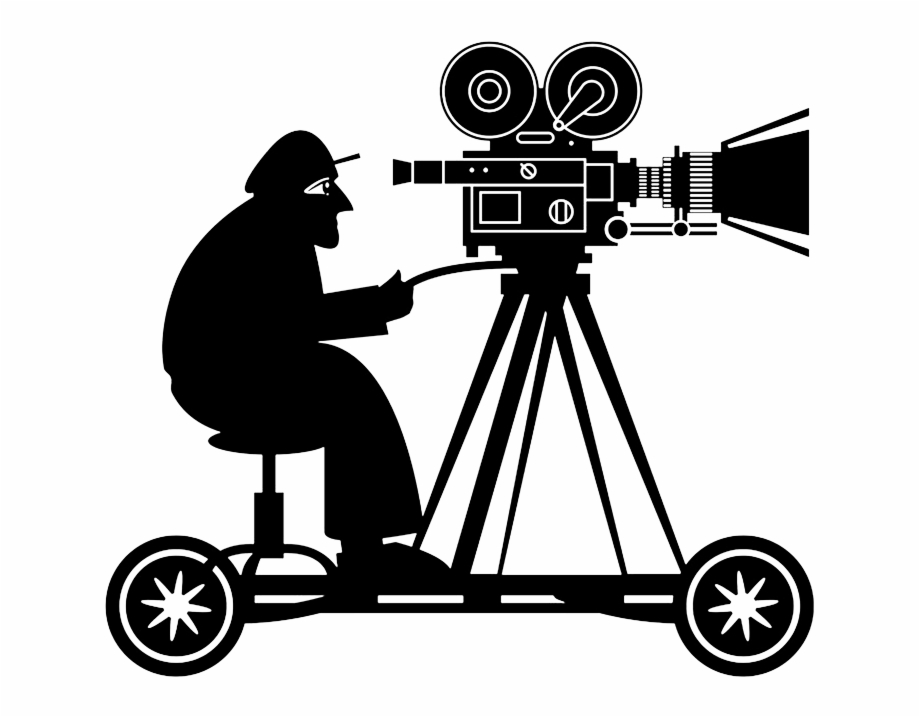
#> input picture Cameraman.png, 920 x 717 px
$ jupyter execute '9Read an image and applyGrayLevelScale.ipynb'
#> lines starting #> are read from the running program, lines starting #| are printed output that depends on the picture; after the words box and inside, x2 and y2 are one past the last pixel; in counts of white or black regions, pixels touching at a corner belong together
[cell 1]
import cv2
import numpy as np
import matplotlib.pyplot as plt

[cell 2]
img = cv2.imread('Cameraman.png',cv2.IMREAD_GRAYSCALE)
#> img is the input picture: shape (717, 920); min 0, max 255, mean 188.7

[cell 3]
#performance intensity lelvel slicing
#Intensity values above a certain threshold are set to 255(white),others to 0(black)
#123 Intensity Slicing:all value above 128 are set to 255(white),other to 0(black)
img128 = np.where(img>128,255,0)
#> img128: shape (717, 920) int64; 74.3% white; 27 black regions (1 under 20 px), largest, box (x1, y1, x2, y2) and area: (106, 42, 814, 676) 141587, (693, 556, 794, 656) 6393, (445, 47, 534, 136) 4825

[cell 4]
#110 intensity sciling: all values about 110 are set to 255(white), other to 0(black)
img110 = np.where(img>110,255,0)
#> img110: shape (717, 920) int64; 74.5% white; 29 black regions (3 under 20 px), largest, box (x1, y1, x2, y2) and area: (106, 42, 814, 676) 140667, (693, 556, 793, 656) 6341, (445, 47, 534, 136) 4800

[cell 5]
#Bit plane sciling:Extracting individual bit planes(0th bit to 7th bit)
b1 = img & 1
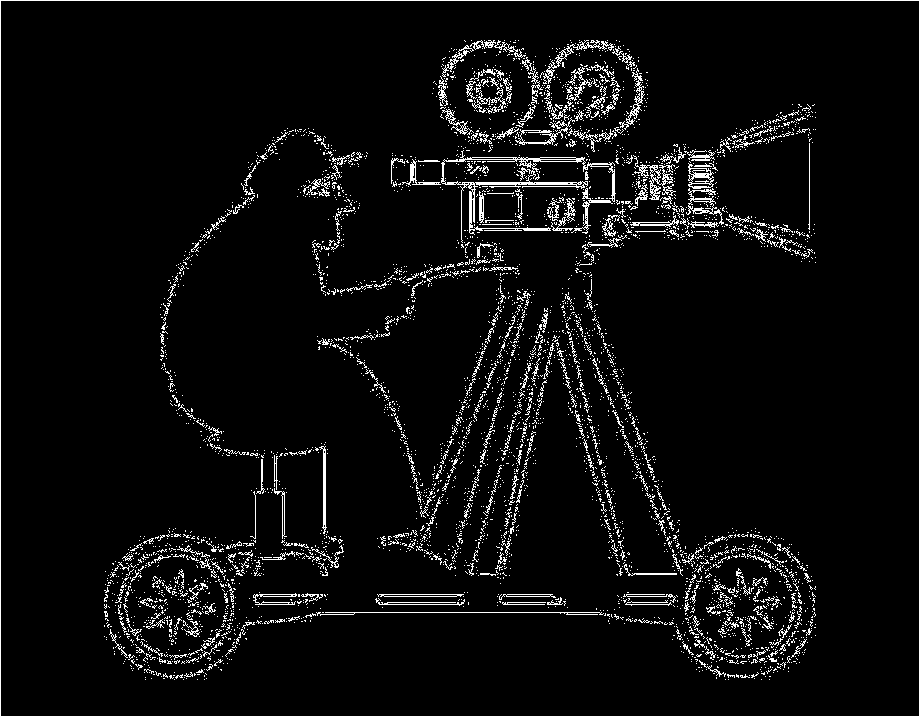
#> b1: shape (717, 920); values 0 (black) and 1 (white), 5.1% white in thin lines or dots
#Least significant bit(LSB )
b2 = (img>>1)&1
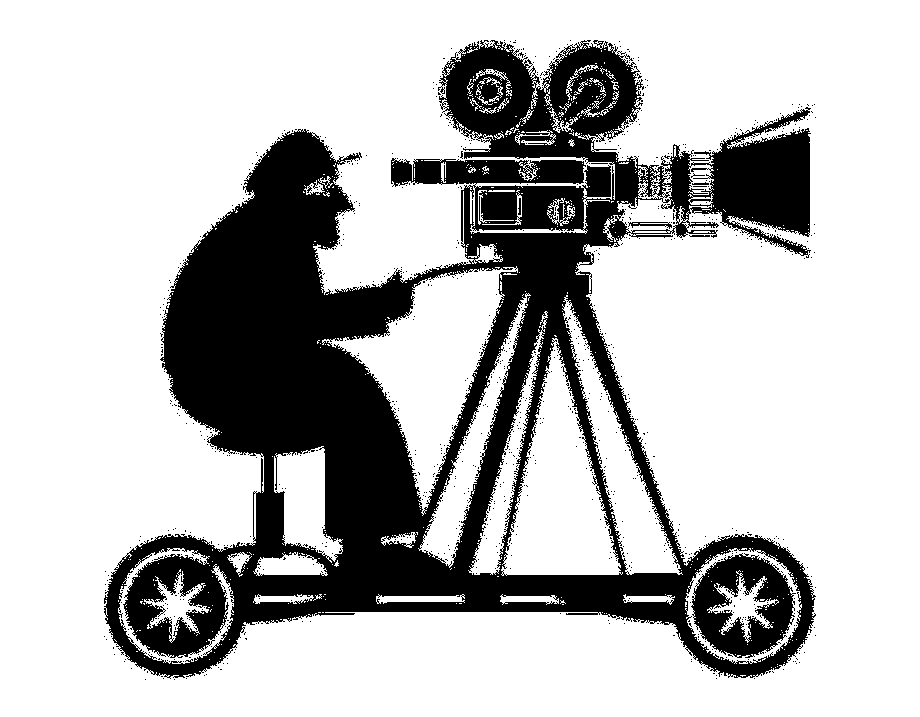
#> b2: shape (717, 920); values 0 (black) and 1 (white), 74% white; 944 black regions (938 under 20 px), largest, box (x1, y1, x2, y2) and area: (104, 40, 816, 679) 163755, (691, 553, 796, 658) 6414, (628, 222, 672, 229) 139, (689, 235, 710, 237) 38, (518, 198, 521, 215) 37, (692, 182, 709, 185) 34
#2nd bit
b3 =(img>>2)&1
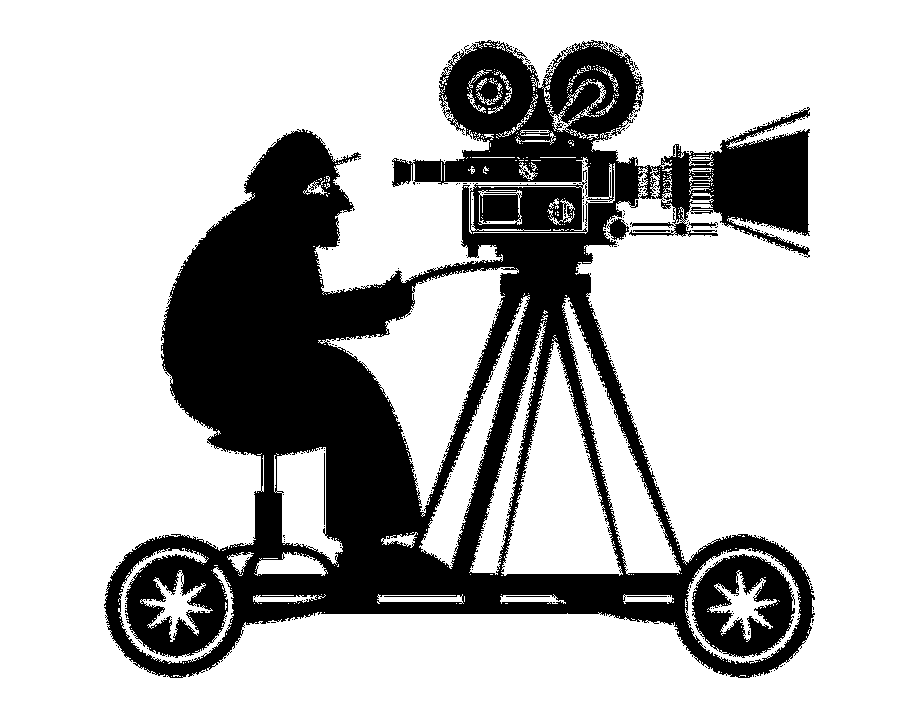
#> b3: shape (717, 920); values 0 (black) and 1 (white), 74% white; 301 black regions (291 under 20 px), largest, box (x1, y1, x2, y2) and area: (104, 40, 815, 678) 163852, (692, 554, 795, 658) 6461, (607, 218, 629, 240) 291
#3nd bit
b4 =(img>>3)&1
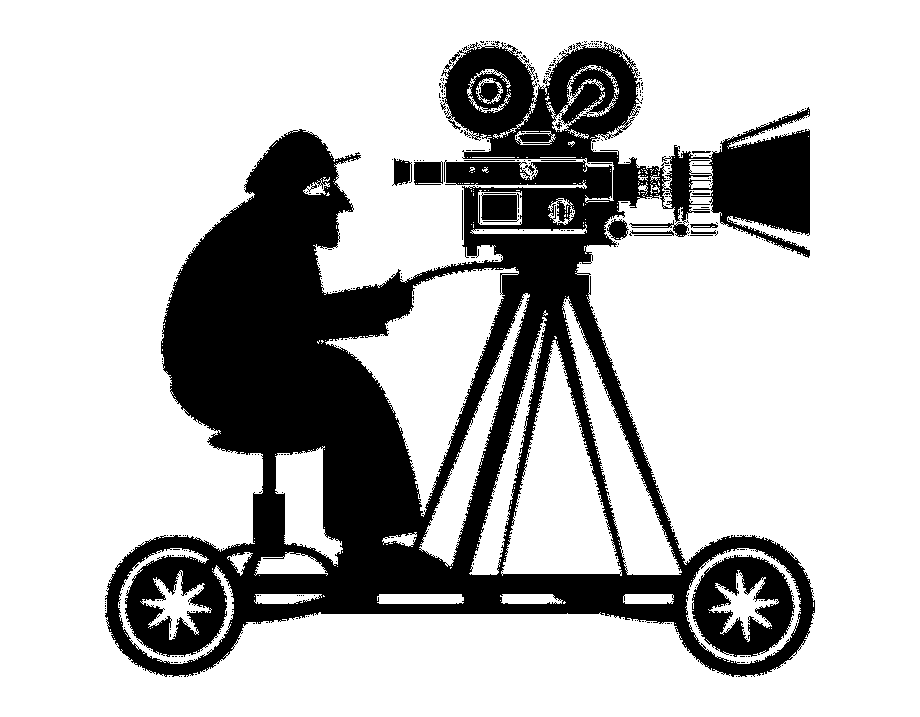
#> b4: shape (717, 920); values 0 (black) and 1 (white), 74.4% white; 415 black regions (396 under 20 px), largest, box (x1, y1, x2, y2) and area: (105, 41, 815, 677) 159134, (692, 555, 795, 657) 6320, (481, 193, 519, 222) 930
#4nd bit
b5 =(img>>4)&1
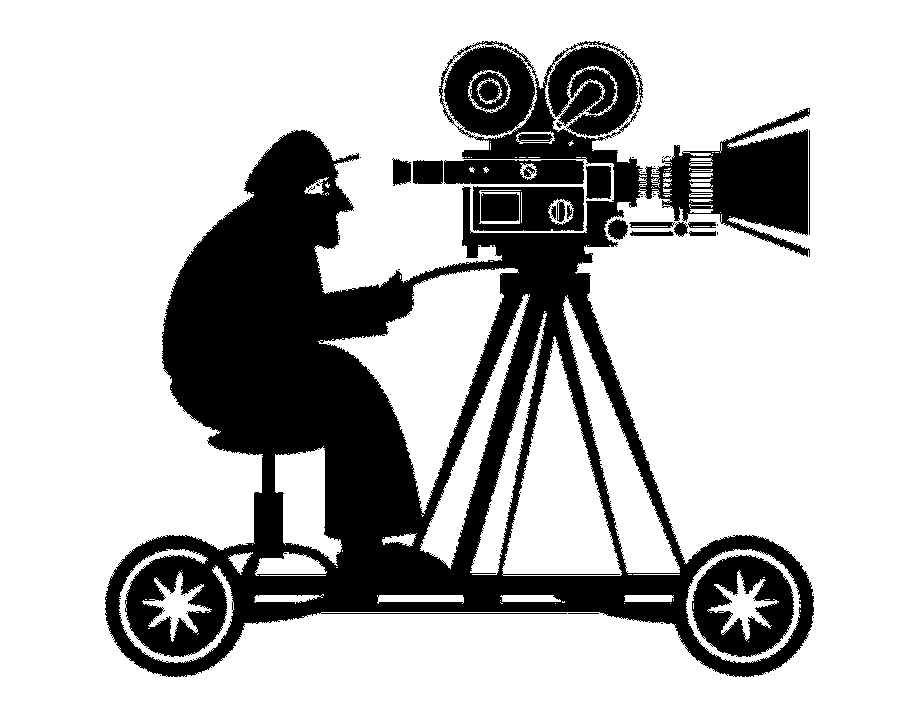
#> b5: shape (717, 920); values 0 (black) and 1 (white), 74% white; 69 black regions (47 under 20 px), largest, box (x1, y1, x2, y2) and area: (105, 41, 814, 677) 148401, (692, 555, 794, 657) 6480, (548, 46, 638, 136) 5608
#5nd bit
b6 =(img>>5)&1
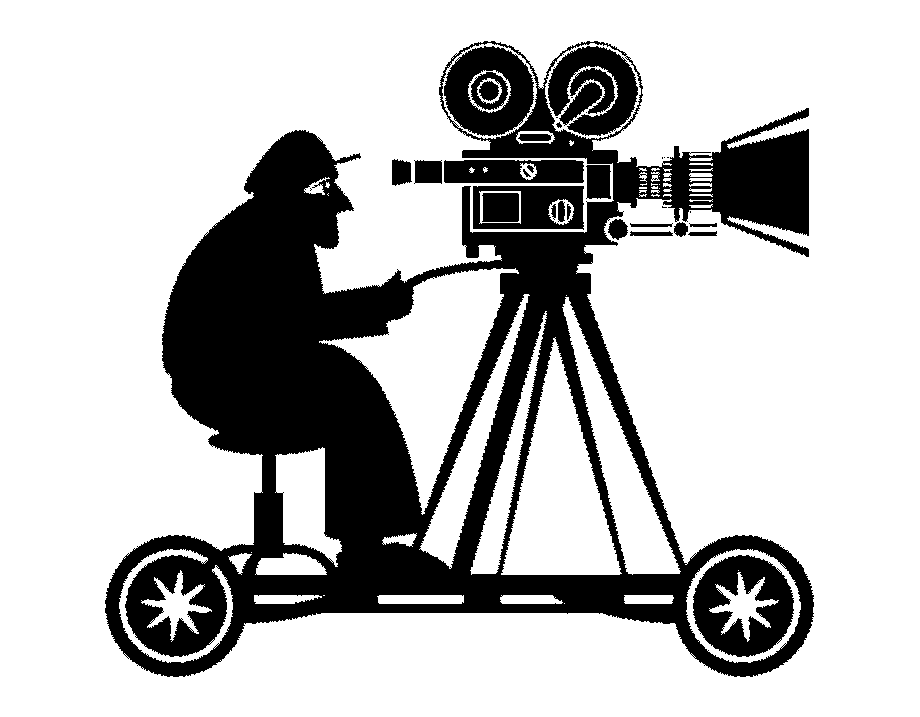
#> b6: shape (717, 920); values 0 (black) and 1 (white), 74.2% white; 36 black regions (9 under 20 px), largest, box (x1, y1, x2, y2) and area: (105, 41, 814, 677) 142324, (693, 555, 794, 657) 6438, (444, 46, 534, 136) 4847
#6nd bit
b7 =(img>>6)&1
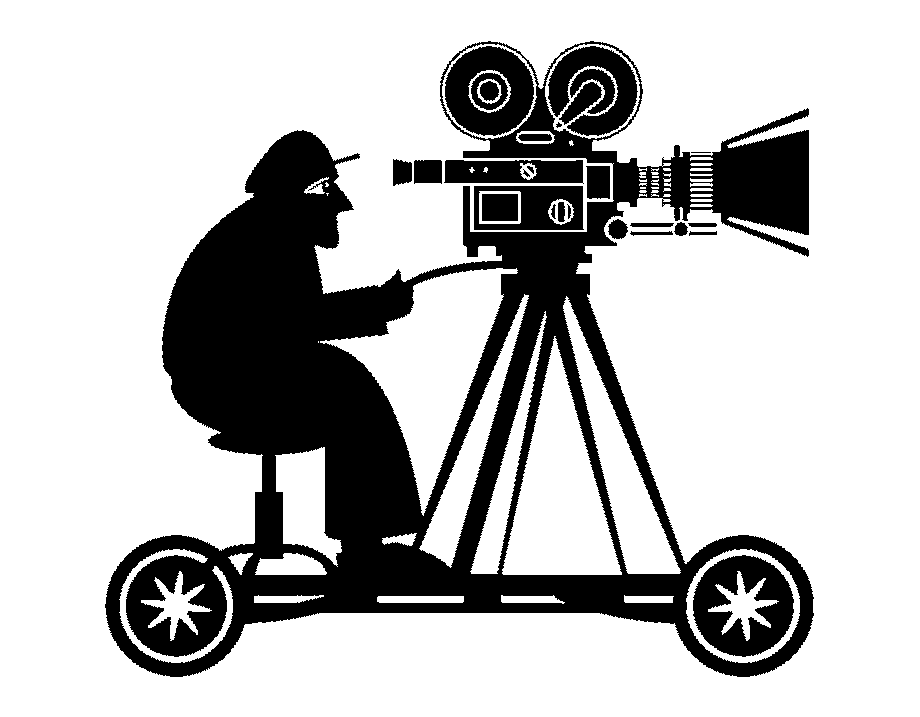
#> b7: shape (717, 920); values 0 (black) and 1 (white), 74.3% white; 28 black regions, largest, box (x1, y1, x2, y2) and area: (105, 41, 814, 677) 142095, (693, 555, 794, 657) 6410, (445, 46, 534, 136) 4825
#7nd bit
b8 =(img>>7)&1
#> b8: shape (717, 920); values 0 (black) and 1 (white), 74.3% white; 27 black regions (1 under 20 px), largest, box (x1, y1, x2, y2) and area: (106, 42, 814, 676) 141558, (693, 556, 794, 656) 6388, (445, 47, 534, 136) 4822

[cell 6]
#Plotting the result
plt.figure(figsize=(12,10))

plt.subplot(2,1,1)
plt.imshow(img128, cmap = 'gray')
plt.title('128 Intensity Slicing')

plt.subplot(2,1,2)
plt.imshow(img110, cmap = 'gray')
plt.title('110 Intensity Slicing')

#Second row:Display each of the bit planes
plt.figure(figsize = (12,10))

plt.subplot(3,3,1)
plt.imshow(b1, cmap = 'gray')
plt.title('Bit Plane 1')

plt.subplot(3,3,2)
plt.imshow(b2, cmap = 'gray')
plt.title('Bit Plane2')

plt.subplot(3,3,3)
plt.imshow(b3, cmap = 'gray')
plt.title('Bit Plane3')

plt.subplot(3,3,4)
plt.imshow(b4, cmap = 'gray')
plt.title('Bit Plane4')

plt.subplot(3,3,5)
plt.imshow(b5, cmap = 'gray')
plt.title('Bit Plane5')

plt.subplot(3,3,6)
plt.imshow(b6, cmap = 'gray')
plt.title('Bit Plane6')

plt.subplot(3,3,7)
plt.imshow(b7, cmap = 'gray')
plt.title('Bit Plane 7')

plt.subplot(3,3,8)
plt.imshow(b8, cmap = 'gray')
plt.title('Bit Plane 8')

plt.subplot(3,3,9)
plt.imshow(img, cmap = 'gray')
plt.title('Original Image')

plt.show()
